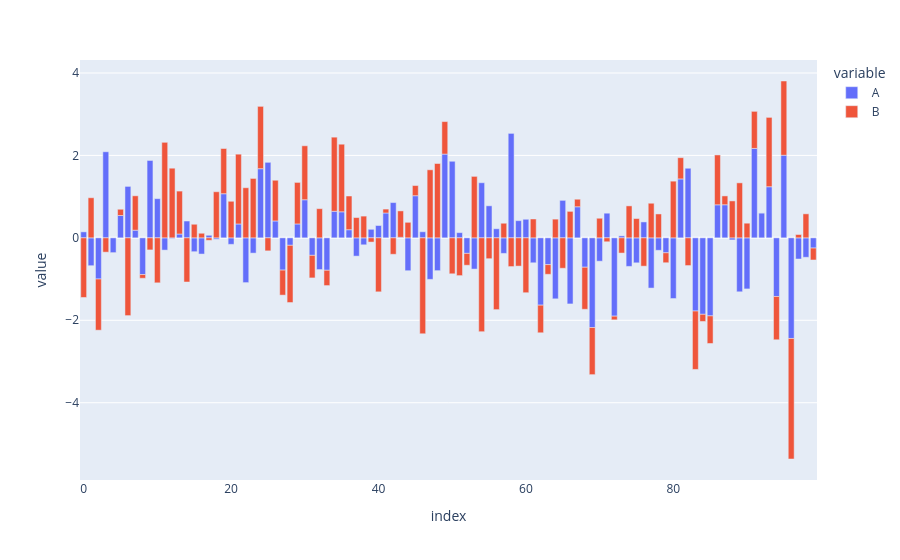

Here is the notebook cell this chart was saved with:
### Code cell
fig6=px.bar(df[['A','B']])
fig6
